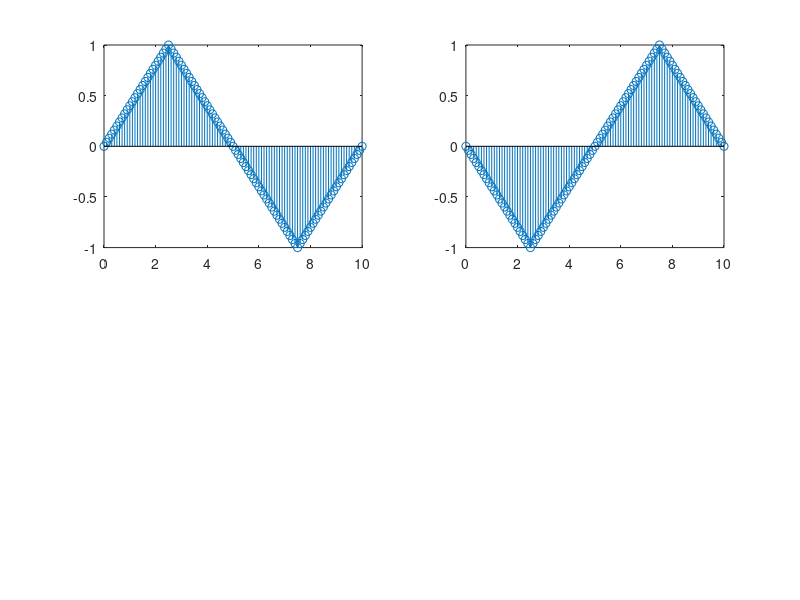

Here is the MATLAB script that generated this plot:
t=0:0.1:10 ;
x1=(1/2.5)*t;
x2=(-1/2.5)*t+2;
x3=(1/2.5)*t-4;
x=x1.*(t<2.5)+x2.*(t>=2.5&t<=7.5)+x3.*(t>7.5&t<=10) ;
b=fliplr(x)
subplot(2,2,1)
stem(t,x);
subplot(2,2,2)
stem(t,b);